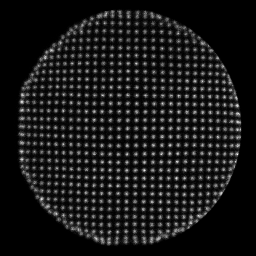
#> input picture LINE01.PGM, 256 x 256 px
$ python test5.py
#> lines starting #> are read from the running program, lines starting #| are printed output that depends on the picture; after the words box and inside, x2 and y2 are one past the last pixel; in counts of white or black regions, pixels touching at a corner belong together; long printed decimals are rounded
import cv2
import numpy as np
import matplotlib.pyplot as plt

def detect_grid_points(image):
    gray = cv2.cvtColor(image, cv2.COLOR_BGR2GRAY)

    corners = cv2.goodFeaturesToTrack(gray, 0, 0.01, 4)
    corners = np.int0(corners)

    grid_points = []
    img_color = cv2.cvtColor(gray, cv2.COLOR_GRAY2BGR)
    for corner in corners:
        x, y = corner.ravel()
        grid_points.append((x, y))
        cv2.circle(img_color, (x, y), 1, (0, 255, 0), -1)

    cv2.imshow('Detect grid', img_color)
    return grid_points


def calculate_grid_constant(grid_points):
    distances = []
    for i in range(len(grid_points)):
        for j in range(i + 1, len(grid_points)):
            distances.append(np.sqrt((grid_points[i][0] - grid_points[j][0]) ** 2 +
                                     (grid_points[i][1] - grid_points[j][1]) ** 2))

    if distances:
        grid_constant = np.median(distances)
    else:
        raise ValueError("No grid points detected.")

    return grid_constant


def calculate_correction_displacement_vector(grid_points, grid_constant, image):
    theoretical = []
    theoretical2 = []
    paired_theoretical = []
    grid_constant = 8
    for y in range(0, image.shape[0], grid_constant):
        for x in range(0, image.shape[1], grid_constant):
            theoretical.append((x, y))
            theoretical2.append((x, y))

    correction_values = []
    grid_constant = 8
    for point in grid_points:
        x, y = point
        corrected_x = round(x / grid_constant) * grid_constant
        corrected_y = round(y / grid_constant) * grid_constant
        delta_x = corrected_x - x
        delta_y = corrected_y - y
        correction_values.append((delta_x, delta_y))

    return correction_values, theoretical


def visualize_displacement_vector(image, grid_points, displacement_vector):
    displacement_x = np.zeros((256, 256))
    displacement_y = np.zeros((256, 256))

    for point, displacement in zip(grid_points, displacement_vector):
        x, y = point
        delta_x, delta_y = displacement
        displacement_x[y, x] = delta_x
        displacement_y[y, x] = delta_y

    plt.figure(figsize=(12, 6))

    plt.subplot(1, 2, 1)
    plt.imshow(displacement_x, cmap='jet', interpolation='nearest')
    plt.colorbar()
    plt.title('Displacement in X direction')

    plt.subplot(1, 2, 2)
    plt.imshow(displacement_y, cmap='jet', interpolation='nearest')
    plt.colorbar()
    plt.title('Displacement in Y direction')

    plt.show()

def visualize_displacement_vector_test(image, grid_points, displacement_vector, theoretical_points):
    image_vis = image.copy()

    for theo in theoretical_points:
        cv2.circle(image_vis, (theo[0], theo[1]), 1, (255, 0, 0), 1)

    for point in grid_points:
        cv2.circle(image_vis, (point[0], point[1]), 1, (0, 255, 255), -1)

    for point, displacement in zip(grid_points, displacement_vector):
        corrected_x = int(point[0] + displacement[0])
        corrected_y = int(point[1] + displacement[1])
        cv2.arrowedLine(image_vis, (int(point[0]), int(point[1])), (corrected_x, point[1]), (0, 255, 0), 1)
        cv2.arrowedLine(image_vis, (int(point[0]), int(point[1])), (point[0], corrected_y), (0, 0, 255),
                        1)

    cv2.imshow("Displacement Vectors", image_vis)

calibration_img = cv2.imread('LINE01.PGM')
#> calibration_img is the input picture: shape (256, 256, 3); min 0, max 255, mean 23.8

grid_points = detect_grid_points(calibration_img)
#> in detect_grid_points, `corners = cv2.goodFeaturesToTrack(gray, 0, 0.01, 4)`: corners = 737 rows, first 8: [144, 170], [169, 145], [176, 177], [237, 105], [176, 161], [177, 153], [194, 128], [21, 101]
#> the loop in detect_grid_points, `for corner in corners:` made 737 passes
#> after the loop in detect_grid_points, `for corner in corners:`:
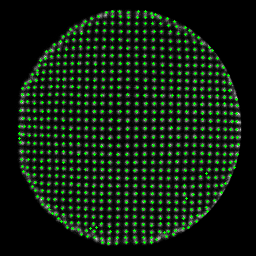
#> img_color: shape (256, 256, 3); 5.62% of pixels changed, all inside (x1, y1, x2, y2) = (18, 10, 240, 245)
#> after the loop in detect_grid_points, `for corner in corners:`: grid_points = 737 pairs, first value 19 to 238, second value 11 to 243

grid_constant = calculate_grid_constant(grid_points)
#> after the loop in calculate_grid_constant, `for i in range(len(grid_points)):`: distances = 271216 items
#> in calculate_grid_constant, `grid_constant = np.median(distances)`: grid_constant = 109.1
#> grid_constant = 109.1
print("Grid Constant:", grid_constant)
#| Grid Constant: 109.110

displacement_vector, theoretical = calculate_correction_displacement_vector(grid_points, grid_constant, calibration_img)
#> the loop in calculate_correction_displacement_vector, `for point in grid_points:` made 737 passes
#> (x, y, corrected_x, corrected_y, delta_x, delta_y) on passes 1 to 3: (144, 170, 144, 168, 0, -2), (169, 145, 168, 144, -1, -1), (176, 177, 176, 176, 0, -1)
#> after the loop in calculate_correction_displacement_vector, `for point in grid_points:`: correction_values = 737 pairs, first value -4 to 4, second value -4 to 4
#> displacement_vector has the same summary as correction_values in calculate_correction_displacement_vector; theoretical = 1024 pairs, first value 0 to 248, second value 0 to 248

visualize_displacement_vector_test(calibration_img, grid_points, displacement_vector, theoretical)
#> the loop in visualize_displacement_vector_test, `for theo in theoretical_points:` made 1024 passes
#> theo on passes 1 to 3: (0, 0), (8, 0), (16, 0)
#> after the loop in visualize_displacement_vector_test, `for theo in theoretical_points:`:
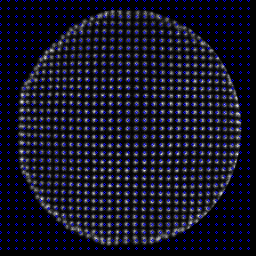
#> image_vis: shape (256, 256, 3); 6.15% of pixels changed, all inside (x1, y1, x2, y2) = (0, 0, 250, 250)
#> the loop in visualize_displacement_vector_test, `for point in grid_points:` made 737 passes
#> after the loop in visualize_displacement_vector_test, `for point in grid_points:`:
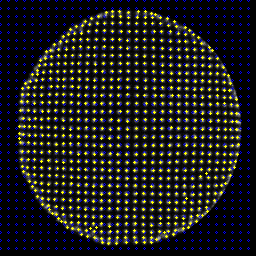
#> image_vis: shape (256, 256, 3); 5.62% of pixels changed, all inside (x1, y1, x2, y2) = (18, 10, 240, 245)
#> the loop in visualize_displacement_vector_test, `for point, displacement in zip(grid_points, displacement_vector):` made 737 passes
#> (point, displacement, corrected_x, corrected_y) on passes 1 to 3: ((144, 170), (0, -2), 144, 168), ((169, 145), (-1, -1), 168, 144), ((176, 177), (0, -1), 176, 176)
#> after the loop in visualize_displacement_vector_test, `for point, displacement in zip(grid_points, displacement_vector):`:
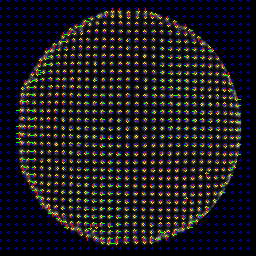
#> image_vis: shape (256, 256, 3); 4.2% of pixels changed, all inside (x1, y1, x2, y2) = (16, 8, 241, 244)
visualize_displacement_vector(calibration_img, grid_points, displacement_vector)
#> in visualize_displacement_vector, `displacement_x = np.zeros((256, 256))`: displacement_x: shape (256, 256) float64; every value is 0
#> the loop in visualize_displacement_vector, `for point, displacement in zip(grid_points, displacement_vector):` made 737 passes
#> (point, displacement) on passes 24 to 26: ((42, 198), (-2, 2)), ((161, 154), (-1, -2)), ((127, 178), (1, -2))
#> after the loop in visualize_displacement_vector, `for point, displacement in zip(grid_points, displacement_vector):`:
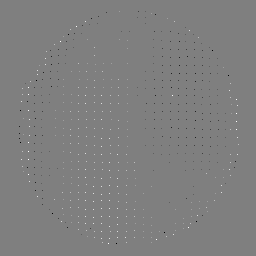
#> displacement_x: shape (256, 256) float64; min -4, max 4, mean 0.00249; drawn with min black and max white
#> after the loop in visualize_displacement_vector, `for point, displacement in zip(grid_points, displacement_vector):`:
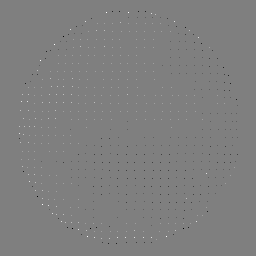
#> displacement_y: shape (256, 256) float64; min -4, max 4, mean -0.000488; drawn with min black and max white
#> in visualize_displacement_vector, `plt.show()`:
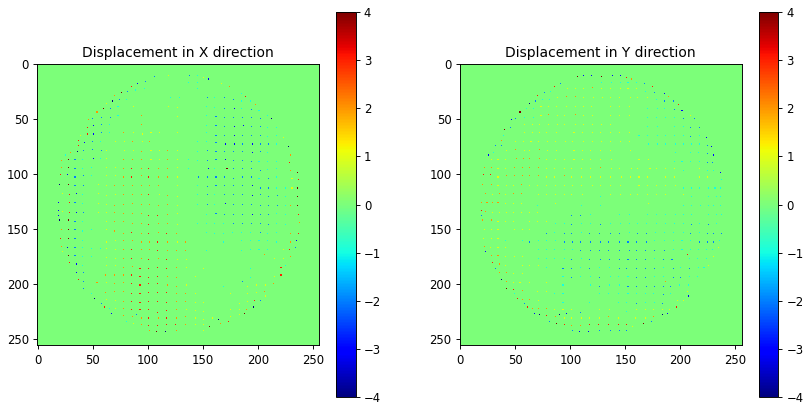
#> figure drawn by matplotlib, 4 panels

cv2.waitKey(0)
cv2.destroyAllWindows()
